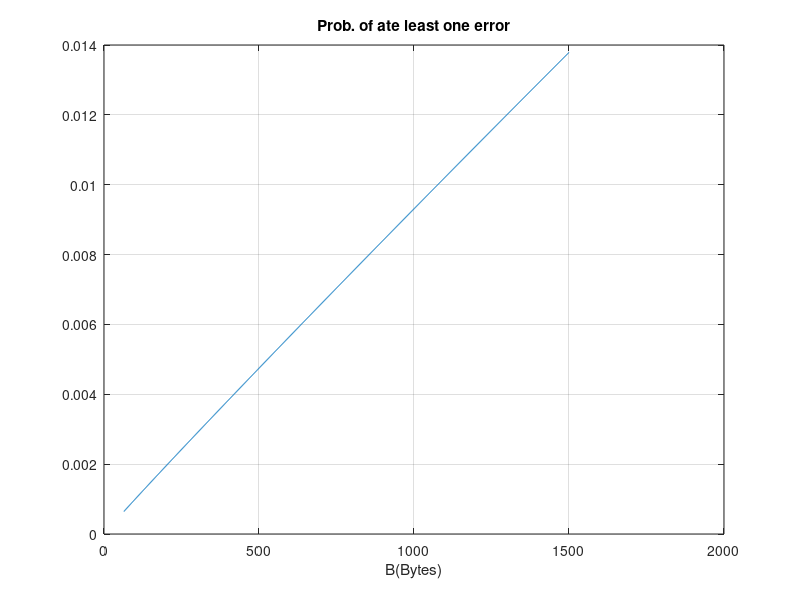
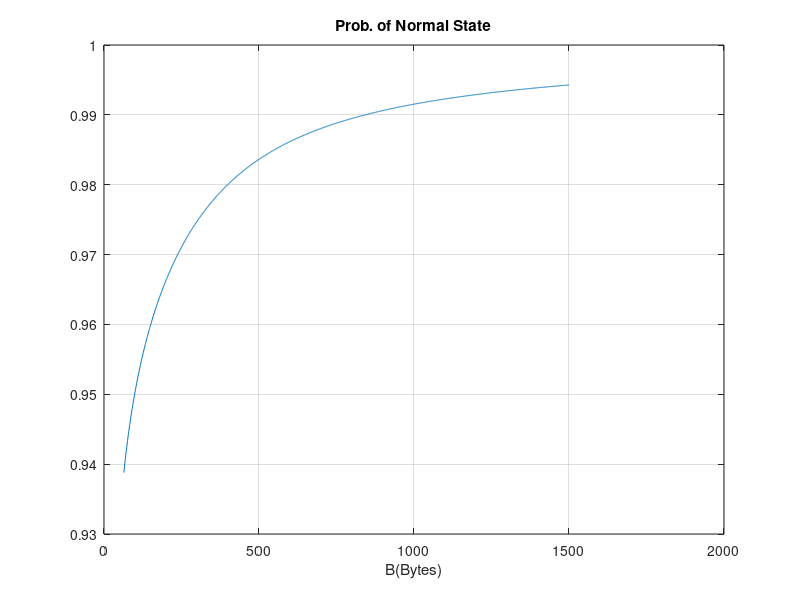
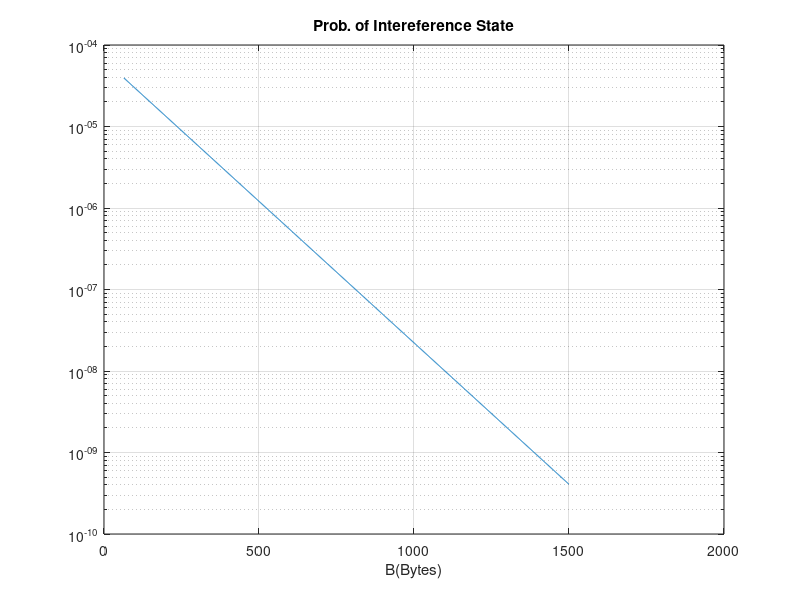

Recreate these plots in MATLAB, in order.
close all, clear all ,clc

%% Task 3
%prob da ligacao estar em cada um dos 5 estados
% se o inicio for o estado da esquerda metemos o de baixo/cima se for o estado da direita metemos o de cima/baixo 
%3.a
%p2 = 1/(1+(1/5)+(2/20*1/5)+(5/100*2/20*1/5)+(8/600*5/100*2/20*1/5))
%10^-6
p0 = 1/((1+8/600)+(8/600*5/100)+(8/600*5/100*2/20)+(8/600*5/100*2/20*1/5))
%10^-5 -> p1 = p0*8/600
p1 = (8/600)/((1+8/600)+(8/600*5/100)+(8/600*5/100*2/20)+(8/600*5/100*2/20*1/5))
%10^-4 -> p2 = p0*8/600*5/100
p2 = (8/600*5/100)/((1+8/600)+(8/600*5/100)+(8/600*5/100*2/20)+(8/600*5/100*2/20*1/5))
%10^-3 -> p3 = p0*8/600*5/100*2/20
p3 = (8/600*5/100*2/20)/((1+8/600)+(8/600*5/100)+(8/600*5/100*2/20)+(8/600*5/100*2/20*1/5))
%10^-2 -> p4 = p0*8/600*5/100*2/20*1/5
p4 = (8/600*5/100*2/20*1/5)/((1+8/600)+(8/600*5/100)+(8/600*5/100*2/20)+(8/600*5/100*2/20*1/5))

%3.b = 3.a
% numa cadeia de markov a probabilidade de cada estado = a percentagem de 
% tempo medio em que o sistema esta em cada estado -> sao as mesmas contas

%3.c -> media e o ber (10^...) * a probabilidade de ele estar em cada
%estado (calculado na 3.a)
% (media pesada)
media = 10^(-6)*p0 + 10^(-5)*p1 + 10^(-4)*p2 + 10^(-3)*p3 + 10^(-2)*p4

%3.d -> tempo em horas
t0=(1/8) * 60 %10^-6
t1=(1/(600+5)) * 60 %10^-5
t2=(1/(100+2)) * 60 %10^-4
t3=(1/(20+1)) * 60 %10^-3
t4=(1/(5)) * 60 %10^-2

%3.e -> link na interferencia é pelo menos 10^(-3) ou seja e 10^-3 e o 10^-2
% (os estados de interferencia sao o 10^-3 e o -2 e os estados normais sao
% os outros todos)
PNormal = p0+p1+p2
PInterferencia = p4+p3

%3.f (media pesada)
mInterferencia = (10^(-3)* p3 + 10^(-2)*p4) /PInterferencia
mNormal = (10^(-6)*p0 + 10^(-5)*p1 + 10^(-4)*p2) /PNormal

%3.g
% prob. do pacote ser recebido pela estacao de destino sabendo que tem pelo
% menos 1 erro = 1 - prob do pacote ser recebido pela estacao de destino 
% sabendo que nao tem erros
x = 64 : 1500;
x = x.*8;
p = [10^(-6) 10^(-5) 10^(-4) 10^(-3) 10^(-2)];

% probabilidade de um pacote chegar com pelo menos 1 erro
% (combinacao de qualquer coisa a 0 = 1) probabilidade binomial -> aquela com as combinacoes
% nestas probabilidades tem que ser sempre em bit *8
prob0 = 1- (1*(p(1)^0) * (1-p(1)).^(x-0));
prob1 = 1- (1*(p(2)^0) * (1-p(2)).^(x-0));
prob2 = 1- (1*(p(3)^0) * (1-p(3)).^(x-0));
prob3 = 1- (1*(p(4)^0) * (1-p(4)).^(x-0));
prob4 = 1- (1*(p(5)^0) * (1-p(5)).^(x-0));

y = (prob0*p0) + (prob1 * p1)+ (prob2 *p2) + (prob3*p3) + (prob4*p4);

figure(1)
plot (x/8,y)
title("Prob. of ate least one error")
ylim([0 0.014])
grid on
xlabel("B(Bytes)")

% Conclusao : a probabilidade do pacote ser recebido pela estação de 
% destino com pelo menos um erro aumenta pouco com o numero de bytes. ou
% seja é pouco provavel receber se pacotes com pelo menos 1 erro 

% 3.h
% probabilidade de chegada ao 10^... com pelo menos 1 erro
y0 = ((prob0*p0)./(prob0*p0+prob1*p1+prob2*p2+prob3*p3+prob4*p4));
y1 = ((prob1*p1)./(prob0*p0+prob1*p1+prob2*p2+prob3*p3+prob4*p4));
y2 = ((prob2*p2)./(prob0*p0+prob1*p1+prob2*p2+prob3*p3+prob4*p4));

y = y0+y1+y2;
figure(2)
plot(x/8,y)
title("Prob. of Normal State")
%ylim([0.93 1])
grid on
xlabel("B(Bytes)")

% Conclusao : quando recebemos pacotes com erros a probabilidade do estado
% normal baixa mas baixa muito pouco, fica sempre proximo de 1. Se nao
% tivermos pacotes com erros a prob. aproxima se de 1 (0.999....)

% 3.i
probE0 = (1*(p(1)^0) * (1-p(1)).^(x-0));
probE1 = (1*(p(2)^0) * (1-p(2)).^(x-0));
probE2 = (1*(p(3)^0) * (1-p(3)).^(x-0));
probE3 = (1*(p(4)^0) * (1-p(4)).^(x-0));
probE4 = (1*(p(5)^0) * (1-p(5)).^(x-0));

% probabilidade de chegada ao 10^... nao ter erros
y3 = ((probE3*p3)./(probE0*p0+probE1*p1+probE2*p2+probE3*p3+probE4*p4));
y4 = ((probE4*p4)./(probE0*p0+probE1*p1+probE2*p2+probE3*p3+probE4*p4));

y = y3+y4;
figure(3)
semilogy (x/8,y)
title("Prob. of Intereference State")
grid on
xlabel("B(Bytes)")

% Conclusao : quando recebemos pacotes sem erros no estado de interferencia
% a probabilidade aumenta mas aumenta pouco e quando recebemos pacotes com
% erros a prob. desce bastante (perto de 0)